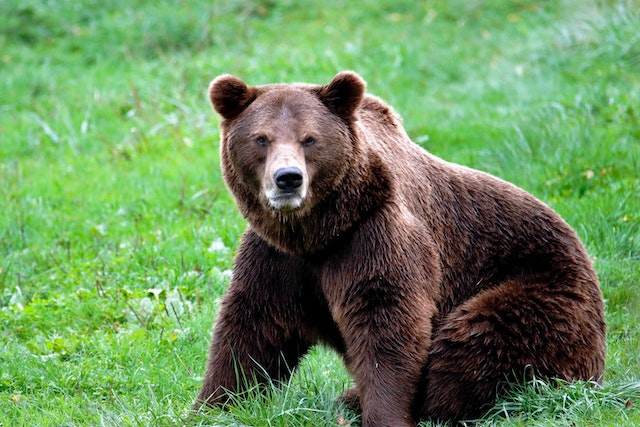
#> input picture Open_CV/data/bear.jpg, 640 x 427 px, found by its file name
$ python global_threshold.py
#> lines starting #> are read from the running program, lines starting #| are printed output that depends on the picture; after the words box and inside, x2 and y2 are one past the last pixel; in counts of white or black regions, pixels touching at a corner belong together
import os
import cv2

img=cv2.imread(os.path.join('.','Open_CV/data','bear.jpg'))
#> img is the input picture: shape (427, 640, 3); mean B, G, R 91.8, 141.6, 106.1

img_gray=cv2.cvtColor(img, cv2.COLOR_BGR2GRAY)
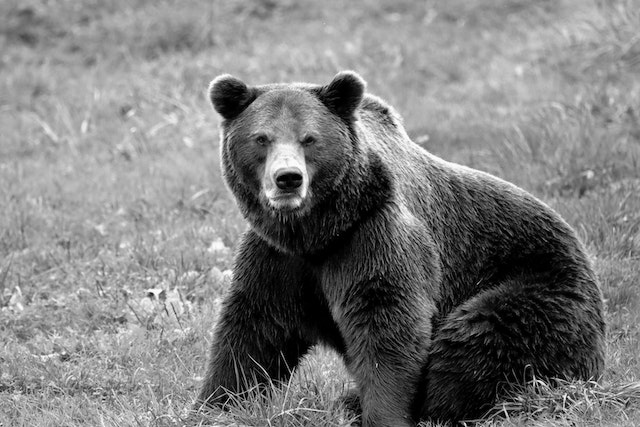
#> img_gray: shape (427, 640); min 0, max 255, mean 125.3
ret, thres= cv2.threshold(img_gray,80,255, cv2.THRESH_BINARY)
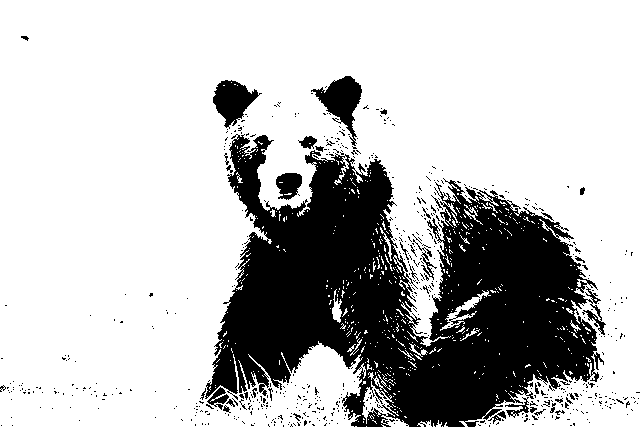
#> thres: shape (427, 640); 74.5% white; 619 black regions (580 under 20 px), largest, box (x1, y1, x2, y2) and area: (205, 134, 606, 427) 63228, (311, 76, 362, 146) 1463, (213, 80, 262, 129) 1258

thres = cv2.blur(thres,(7,7))
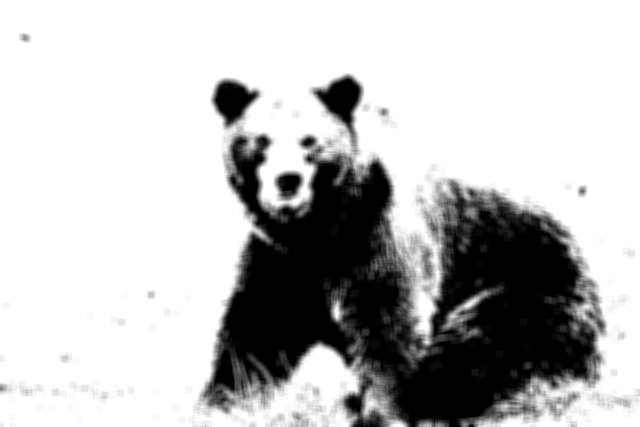
#> thres: shape (427, 640); min 0, max 255, mean 189.9
ret, thres= cv2.threshold(thres,80,255, cv2.THRESH_BINARY)
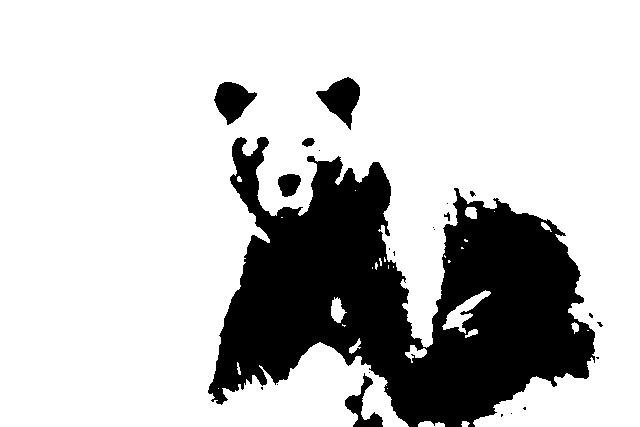
#> thres: shape (427, 640); 77.2% white; 23 black regions (15 under 20 px), largest, box (x1, y1, x2, y2) and area: (208, 137, 595, 427) 58870, (316, 77, 360, 130) 1202, (214, 82, 257, 125) 1080

cv2.imshow('image',img)
cv2.imshow('img_gray',img_gray)
cv2.imshow('img_thres',thres)

cv2.waitKey(0)

$ run again, with Open_CV/data/space_hub_write.jpg copied over Open_CV/data/bear.jpg
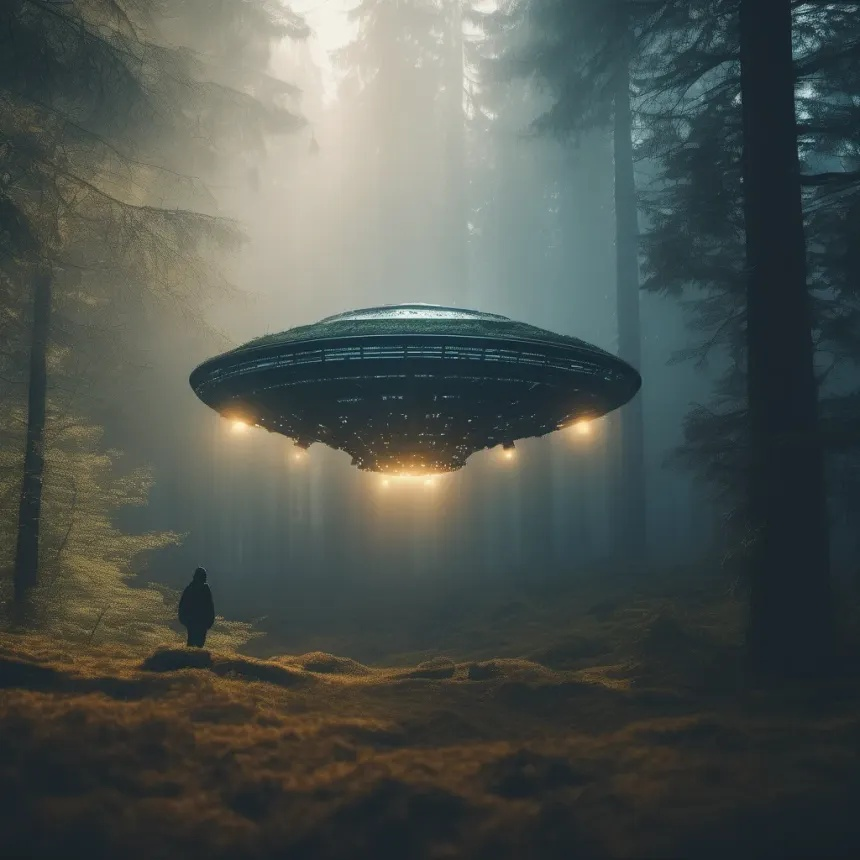
#> input picture Open_CV/data/space_hub_write.jpg, 860 x 860 px, found by its file name
#> img is the input picture: shape (860, 860, 3); mean B, G, R 80.1, 85.2, 78.7
#> `ret, thres= cv2.threshold(img_gray,80,255, cv2.THRESH_BINARY)`:
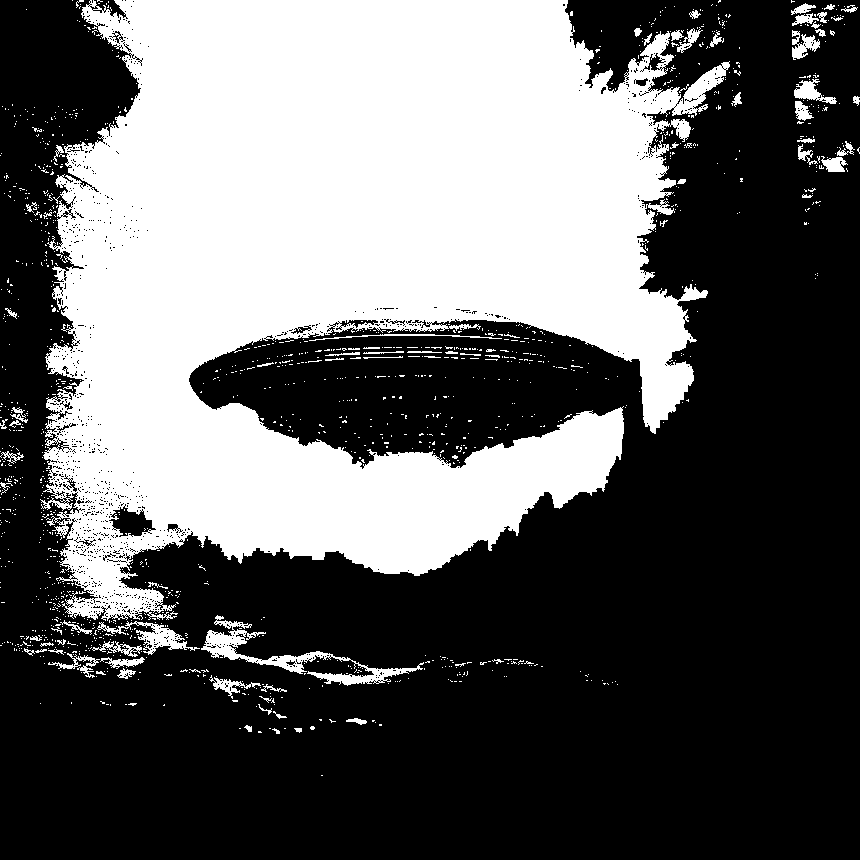
#> thres: shape (860, 860); 38.1% white; 1320 white regions (1236 under 20 px), largest, box (x1, y1, x2, y2) and area: (40, 0, 730, 621) 268414, (201, 615, 424, 686) 2719, (97, 621, 200, 655) 961
#> `ret, thres= cv2.threshold(thres,80,255, cv2.THRESH_BINARY)`:
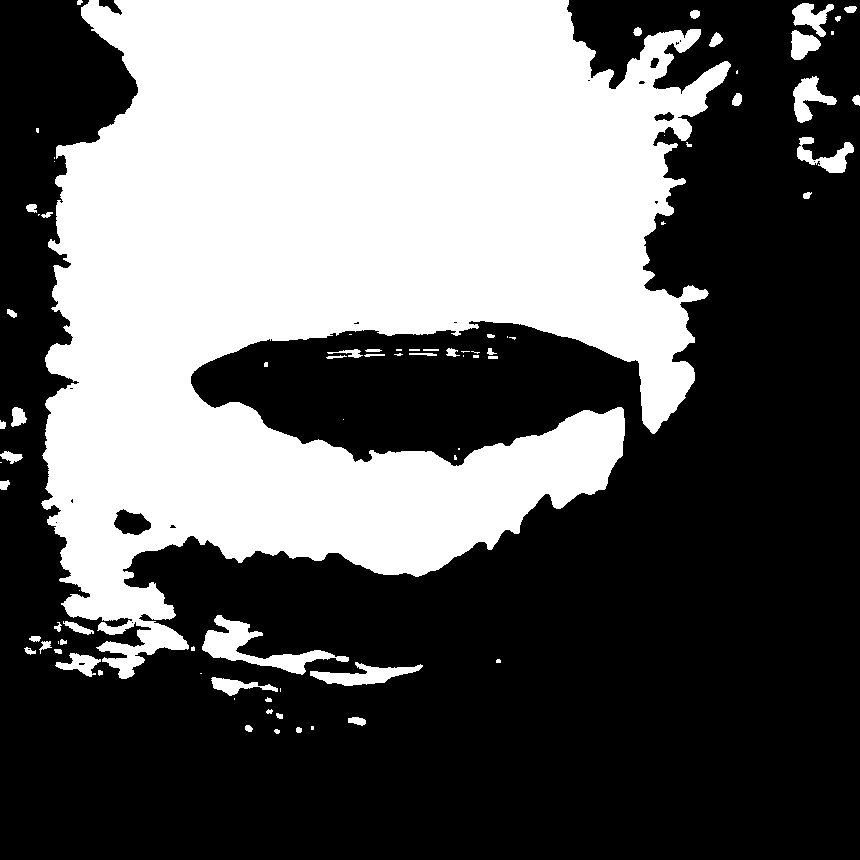
#> thres: shape (860, 860); 39.6% white; 82 white regions (31 under 20 px), largest, box (x1, y1, x2, y2) and area: (41, 0, 731, 679) 282190, (202, 615, 349, 675) 2540, (310, 662, 423, 686) 1227

$ run again, with Open_CV/data/cow-salt-peper.png saved as Open_CV/data/bear.jpg
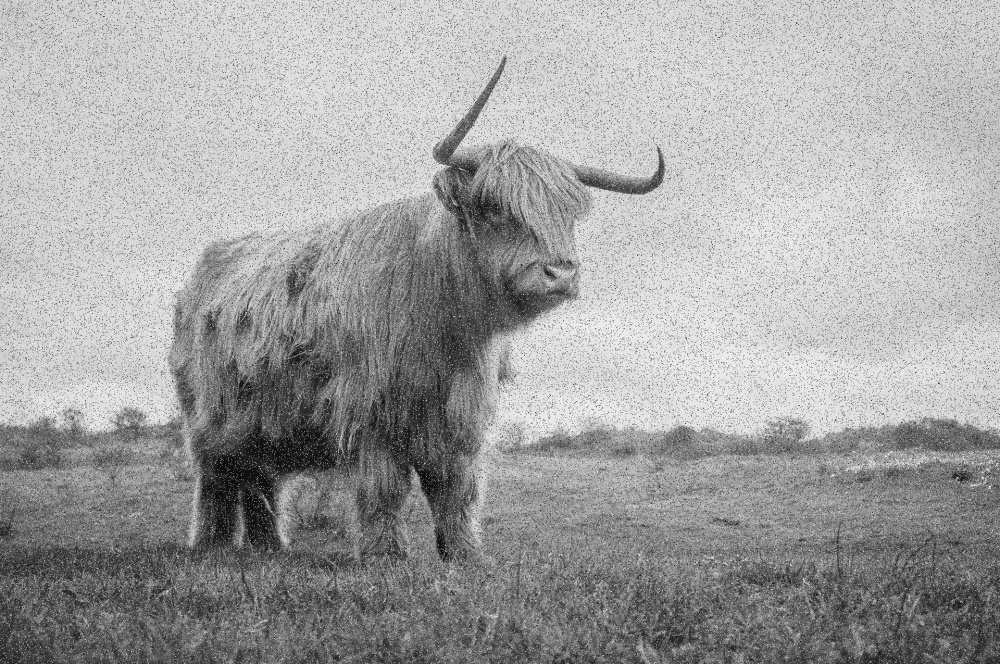
#> input picture Open_CV/data/cow-salt-peper.png, 1000 x 664 px, found by its file name
#> img is the input picture: shape (664, 1000, 3); min 0, max 250, mean 161.4
#> `ret, thres= cv2.threshold(img_gray,80,255, cv2.THRESH_BINARY)`:
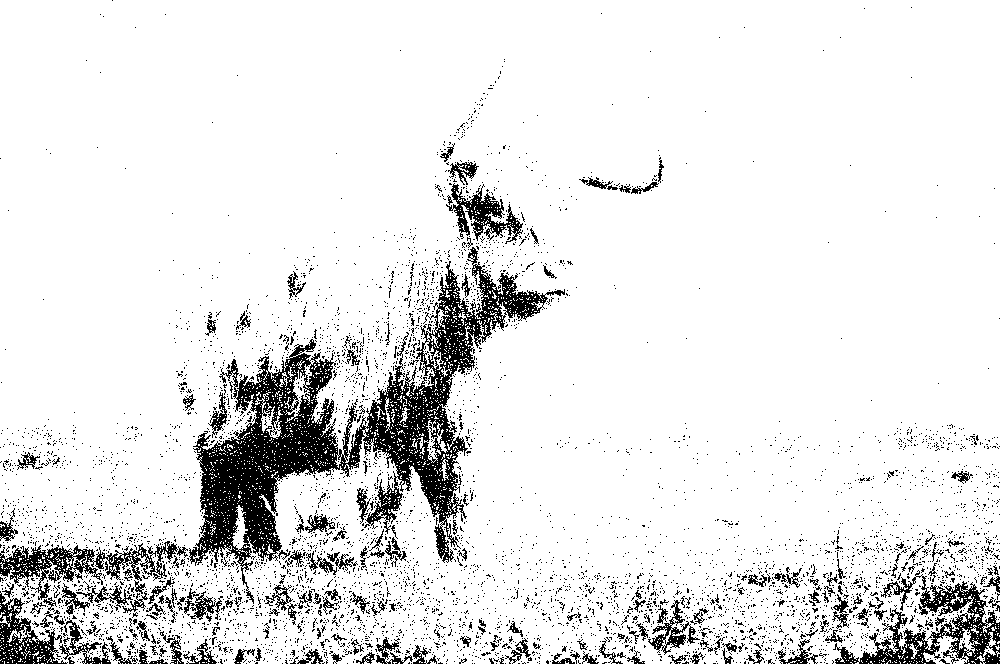
#> thres: shape (664, 1000); 89.9% white; 5560 black regions (5373 under 20 px), largest, box (x1, y1, x2, y2) and area: (189, 247, 565, 604) 28785, (833, 570, 1000, 664) 4925, (0, 541, 178, 600) 3145
#> `ret, thres= cv2.threshold(thres,80,255, cv2.THRESH_BINARY)`:
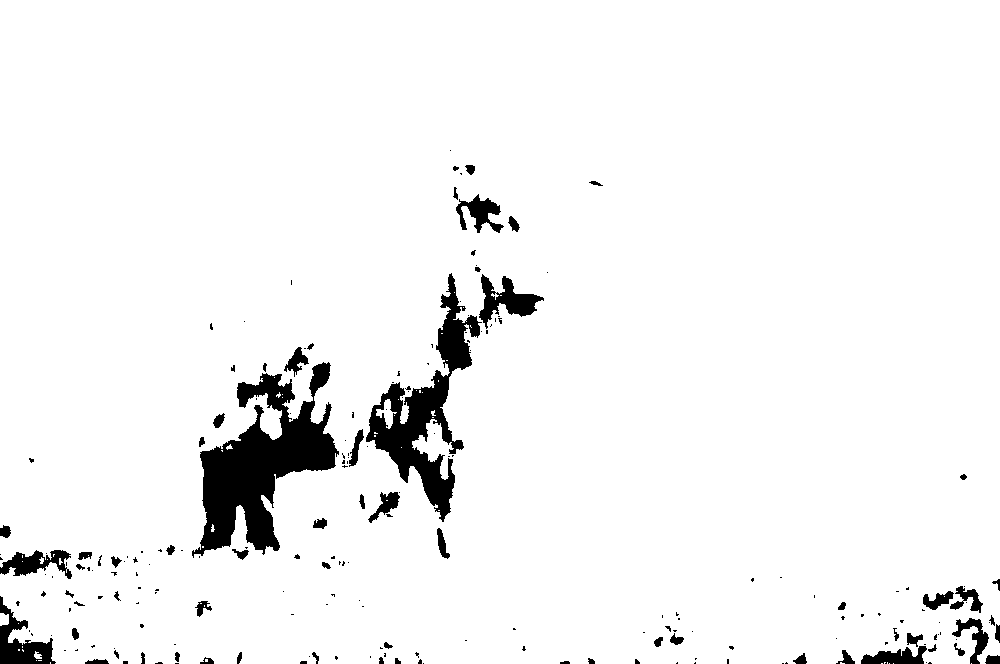
#> thres: shape (664, 1000); 95.2% white; 211 black regions (143 under 20 px), largest, box (x1, y1, x2, y2) and area: (192, 362, 339, 558) 12195, (366, 273, 482, 522) 7775, (0, 596, 56, 664) 1562
